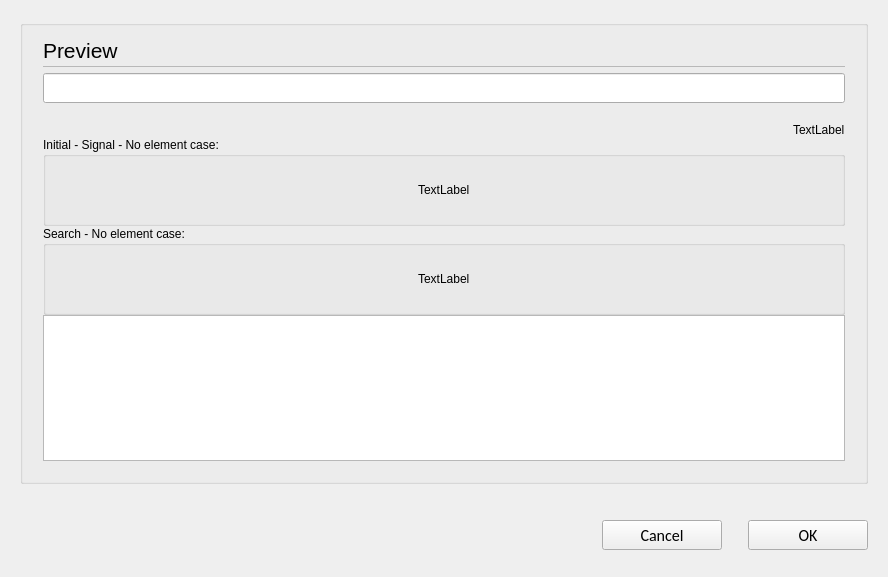
<?xml version="1.0" encoding="UTF-8"?>
<ui version="4.0">
 <class>C_CamMosDatabaseSelectionPopup</class>
 <widget class="QWidget" name="C_CamMosDatabaseSelectionPopup">
  <property name="geometry">
   <rect>
    <x>0</x>
    <y>0</y>
    <width>888</width>
    <height>577</height>
   </rect>
  </property>
  <property name="windowTitle">
   <string>C_CamMosDatabaseSelectionPopup</string>
  </property>
  <layout class="QVBoxLayout" name="verticalLayout">
   <property name="leftMargin">
    <number>20</number>
   </property>
   <property name="topMargin">
    <number>20</number>
   </property>
   <property name="rightMargin">
    <number>20</number>
   </property>
   <property name="bottomMargin">
    <number>0</number>
   </property>
   <item>
    <widget class="stw_opensyde_gui_elements::C_OgeGbx" name="pc_GroupBoxGeneral_5">
     <property name="title">
      <string/>
     </property>
     <layout class="QVBoxLayout" name="verticalLayout_6">
      <property name="spacing">
       <number>0</number>
      </property>
      <property name="leftMargin">
       <number>20</number>
      </property>
      <property name="rightMargin">
       <number>20</number>
      </property>
      <property name="bottomMargin">
       <number>20</number>
      </property>
      <item>
       <layout class="QHBoxLayout" name="horizontalLayout_7" stretch="0,1">
        <property name="spacing">
         <number>6</number>
        </property>
        <item>
         <widget class="stw_opensyde_gui_elements::C_OgeLabHeadingGroupBold" name="pc_LabelHeadingPreview">
          <property name="minimumSize">
           <size>
            <width>0</width>
            <height>30</height>
           </size>
          </property>
          <property name="maximumSize">
           <size>
            <width>16777215</width>
            <height>30</height>
           </size>
          </property>
          <property name="font">
           <font>
            <family>Segoe UI</family>
            <pointsize>16</pointsize>
           </font>
          </property>
          <property name="text">
           <string>Preview</string>
          </property>
         </widget>
        </item>
        <item>
         <spacer name="horizontalSpacer_10">
          <property name="orientation">
           <enum>Qt::Horizontal</enum>
          </property>
          <property name="sizeHint" stdset="0">
           <size>
            <width>40</width>
            <height>1</height>
           </size>
          </property>
         </spacer>
        </item>
       </layout>
      </item>
      <item>
       <layout class="QHBoxLayout" name="horizontalLayout_20" stretch="0">
        <property name="spacing">
         <number>0</number>
        </property>
        <property name="topMargin">
         <number>1</number>
        </property>
        <property name="rightMargin">
         <number>0</number>
        </property>
        <property name="bottomMargin">
         <number>0</number>
        </property>
        <item>
         <widget class="stw_opensyde_gui_elements::C_OgeFrameSeparator" name="pc_Frame_3">
          <property name="minimumSize">
           <size>
            <width>0</width>
            <height>1</height>
           </size>
          </property>
          <property name="maximumSize">
           <size>
            <width>16777215</width>
            <height>1</height>
           </size>
          </property>
          <property name="frameShape">
           <enum>QFrame::StyledPanel</enum>
          </property>
          <property name="frameShadow">
           <enum>QFrame::Raised</enum>
          </property>
         </widget>
        </item>
       </layout>
      </item>
      <item>
       <spacer name="verticalSpacer_6">
        <property name="orientation">
         <enum>Qt::Vertical</enum>
        </property>
        <property name="sizeType">
         <enum>QSizePolicy::Fixed</enum>
        </property>
        <property name="sizeHint" stdset="0">
         <size>
          <width>6</width>
          <height>6</height>
         </size>
        </property>
       </spacer>
      </item>
      <item>
       <widget class="stw_opensyde_gui_elements::C_OgeLeProperties" name="pc_LineEditSearch">
        <property name="minimumSize">
         <size>
          <width>0</width>
          <height>30</height>
         </size>
        </property>
        <property name="maximumSize">
         <size>
          <width>16777215</width>
          <height>30</height>
         </size>
        </property>
       </widget>
      </item>
      <item>
       <layout class="QHBoxLayout" name="horizontalLayout_3">
        <property name="topMargin">
         <number>20</number>
        </property>
        <item>
         <spacer name="horizontalSpacer_7">
          <property name="orientation">
           <enum>Qt::Horizontal</enum>
          </property>
          <property name="sizeHint" stdset="0">
           <size>
            <width>1</width>
            <height>10</height>
           </size>
          </property>
         </spacer>
        </item>
        <item>
         <widget class="stw_opensyde_gui_elements::C_OgeLabGenericNoPaddingNoMargins" name="pc_LabelSelection">
          <property name="text">
           <string>TextLabel</string>
          </property>
         </widget>
        </item>
       </layout>
      </item>
      <item>
       <widget class="stw_opensyde_gui_elements::C_OgeGbxTransparent" name="pc_GroupBoxInitialSignalNoElements">
        <property name="title">
         <string>Initial - Signal - No element case:</string>
        </property>
        <layout class="QHBoxLayout" name="horizontalLayout_2">
         <item>
          <spacer name="horizontalSpacer_5">
           <property name="orientation">
            <enum>Qt::Horizontal</enum>
           </property>
           <property name="sizeHint" stdset="0">
            <size>
             <width>259</width>
             <height>20</height>
            </size>
           </property>
          </spacer>
         </item>
         <item>
          <layout class="QVBoxLayout" name="verticalLayout_2">
           <item>
            <spacer name="verticalSpacer_3">
             <property name="orientation">
              <enum>Qt::Vertical</enum>
             </property>
             <property name="sizeHint" stdset="0">
              <size>
               <width>20</width>
               <height>40</height>
              </size>
             </property>
            </spacer>
           </item>
           <item>
            <widget class="stw_opensyde_gui_elements::C_OgeLabGenericNoPaddingNoMargins" name="pc_LabelInitialSignalNoElements">
             <property name="text">
              <string>TextLabel</string>
             </property>
            </widget>
           </item>
           <item>
            <spacer name="verticalSpacer_4">
             <property name="orientation">
              <enum>Qt::Vertical</enum>
             </property>
             <property name="sizeHint" stdset="0">
              <size>
               <width>20</width>
               <height>40</height>
              </size>
             </property>
            </spacer>
           </item>
          </layout>
         </item>
         <item>
          <spacer name="horizontalSpacer_6">
           <property name="orientation">
            <enum>Qt::Horizontal</enum>
           </property>
           <property name="sizeHint" stdset="0">
            <size>
             <width>259</width>
             <height>20</height>
            </size>
           </property>
          </spacer>
         </item>
        </layout>
       </widget>
      </item>
      <item>
       <widget class="stw_opensyde_gui_elements::C_OgeGbxTransparent" name="pc_GroupBoxSearchNoElementsFound">
        <property name="title">
         <string>Search - No element case:</string>
        </property>
        <layout class="QHBoxLayout" name="horizontalLayout">
         <item>
          <spacer name="horizontalSpacer">
           <property name="orientation">
            <enum>Qt::Horizontal</enum>
           </property>
           <property name="sizeHint" stdset="0">
            <size>
             <width>259</width>
             <height>20</height>
            </size>
           </property>
          </spacer>
         </item>
         <item>
          <layout class="QVBoxLayout" name="verticalLayout_4">
           <item>
            <spacer name="verticalSpacer">
             <property name="orientation">
              <enum>Qt::Vertical</enum>
             </property>
             <property name="sizeHint" stdset="0">
              <size>
               <width>20</width>
               <height>40</height>
              </size>
             </property>
            </spacer>
           </item>
           <item>
            <widget class="stw_opensyde_gui_elements::C_OgeLabGenericNoPaddingNoMargins" name="pc_LabelSearchNoElementsFound">
             <property name="text">
              <string>TextLabel</string>
             </property>
            </widget>
           </item>
           <item>
            <spacer name="verticalSpacer_2">
             <property name="orientation">
              <enum>Qt::Vertical</enum>
             </property>
             <property name="sizeHint" stdset="0">
              <size>
               <width>20</width>
               <height>40</height>
              </size>
             </property>
            </spacer>
           </item>
          </layout>
         </item>
         <item>
          <spacer name="horizontalSpacer_2">
           <property name="orientation">
            <enum>Qt::Horizontal</enum>
           </property>
           <property name="sizeHint" stdset="0">
            <size>
             <width>259</width>
             <height>20</height>
            </size>
           </property>
          </spacer>
         </item>
        </layout>
       </widget>
      </item>
      <item>
       <widget class="stw_opensyde_gui::C_CamMosDatabaseSelectionView" name="pc_TreeView"/>
      </item>
     </layout>
    </widget>
   </item>
   <item>
    <spacer name="pc_VerticalSpacerButtonsObove">
     <property name="orientation">
      <enum>Qt::Vertical</enum>
     </property>
     <property name="sizeType">
      <enum>QSizePolicy::Fixed</enum>
     </property>
     <property name="sizeHint" stdset="0">
      <size>
       <width>20</width>
       <height>30</height>
      </size>
     </property>
    </spacer>
   </item>
   <item>
    <layout class="QHBoxLayout" name="horizontalLayout_22">
     <item>
      <spacer name="horizontalSpacer_9">
       <property name="orientation">
        <enum>Qt::Horizontal</enum>
       </property>
       <property name="sizeHint" stdset="0">
        <size>
         <width>40</width>
         <height>20</height>
        </size>
       </property>
      </spacer>
     </item>
     <item>
      <widget class="stw_opensyde_gui_elements::C_OgePubCancel" name="pc_PushButtonCancel">
       <property name="minimumSize">
        <size>
         <width>120</width>
         <height>30</height>
        </size>
       </property>
       <property name="maximumSize">
        <size>
         <width>120</width>
         <height>30</height>
        </size>
       </property>
       <property name="font">
        <font>
         <family>Calibri</family>
         <pointsize>12</pointsize>
        </font>
       </property>
       <property name="text">
        <string>Cancel</string>
       </property>
      </widget>
     </item>
     <item>
      <spacer name="horizontalSpacer_11">
       <property name="orientation">
        <enum>Qt::Horizontal</enum>
       </property>
       <property name="sizeType">
        <enum>QSizePolicy::Fixed</enum>
       </property>
       <property name="sizeHint" stdset="0">
        <size>
         <width>20</width>
         <height>20</height>
        </size>
       </property>
      </spacer>
     </item>
     <item>
      <widget class="stw_opensyde_gui_elements::C_OgePubDialog" name="pc_PushButtonOk">
       <property name="minimumSize">
        <size>
         <width>120</width>
         <height>30</height>
        </size>
       </property>
       <property name="maximumSize">
        <size>
         <width>120</width>
         <height>30</height>
        </size>
       </property>
       <property name="font">
        <font>
         <family>Calibri</family>
         <pointsize>12</pointsize>
        </font>
       </property>
       <property name="text">
        <string>OK</string>
       </property>
      </widget>
     </item>
    </layout>
   </item>
   <item>
    <spacer name="verticalSpacer_7">
     <property name="orientation">
      <enum>Qt::Vertical</enum>
     </property>
     <property name="sizeType">
      <enum>QSizePolicy::Fixed</enum>
     </property>
     <property name="sizeHint" stdset="0">
      <size>
       <width>20</width>
       <height>27</height>
      </size>
     </property>
    </spacer>
   </item>
  </layout>
 </widget>
 <customwidgets>
  <customwidget>
   <class>stw_opensyde_gui_elements::C_OgeLabGenericNoPaddingNoMargins</class>
   <extends>QLabel</extends>
   <header>C_OgeLabGenericNoPaddingNoMargins.h</header>
  </customwidget>
  <customwidget>
   <class>stw_opensyde_gui_elements::C_OgeGbxTransparent</class>
   <extends>QGroupBox</extends>
   <header>C_OgeGbxTransparent.h</header>
   <container>1</container>
  </customwidget>
  <customwidget>
   <class>stw_opensyde_gui_elements::C_OgeLabHeadingGroupBold</class>
   <extends>QLabel</extends>
   <header>C_OgeLabHeadingGroupBold.h</header>
  </customwidget>
  <customwidget>
   <class>stw_opensyde_gui_elements::C_OgeFrameSeparator</class>
   <extends>QFrame</extends>
   <header>C_OgeFrameSeparator.h</header>
   <container>1</container>
  </customwidget>
  <customwidget>
   <class>stw_opensyde_gui_elements::C_OgePubDialog</class>
   <extends>QPushButton</extends>
   <header>C_OgePubDialog.h</header>
  </customwidget>
  <customwidget>
   <class>stw_opensyde_gui_elements::C_OgeGbx</class>
   <extends>QGroupBox</extends>
   <header>C_OgeGbx.h</header>
   <container>1</container>
  </customwidget>
  <customwidget>
   <class>stw_opensyde_gui_elements::C_OgeLeProperties</class>
   <extends>QLineEdit</extends>
   <header>C_OgeLeProperties.h</header>
  </customwidget>
  <customwidget>
   <class>stw_opensyde_gui_elements::C_OgePubCancel</class>
   <extends>QPushButton</extends>
   <header>C_OgePubCancel.h</header>
  </customwidget>
  <customwidget>
   <class>stw_opensyde_gui::C_CamMosDatabaseSelectionView</class>
   <extends>QTreeView</extends>
   <header>C_CamMosDatabaseSelectionView.h</header>
  </customwidget>
 </customwidgets>
 <resources/>
 <connections/>
</ui>
